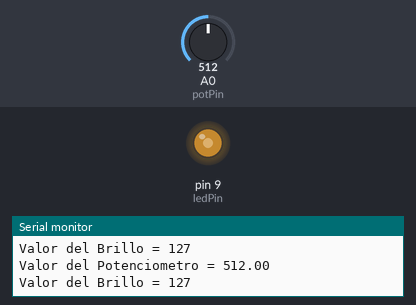
The sketch below on a simulated Arduino Uno, built with avr-gcc and run on an emulated ATmega328P. Shown: output pins drawn as LEDs (lit = HIGH), the last lines printed to the serial monitor. The inputs (shaded band) are chosen by the test bench; at power-on: A0 (potPin) = 512.

Above: at 1.2 s.
1.3 s: A0 (potPin) set to 415
At 2.3 s:
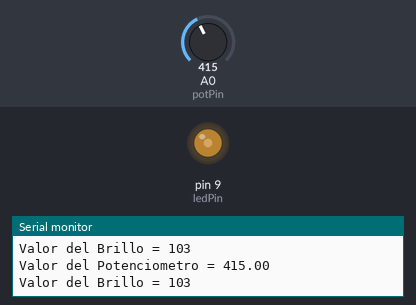
4.3 s: A0 (potPin) set to 388
At 5.8 s:
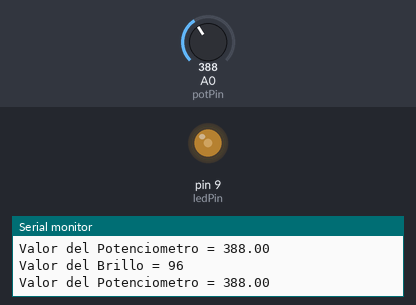
7.3 s: A0 (potPin) set to 122
At 8.1 s:
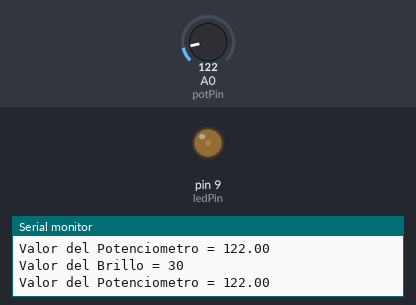
8.8 s: A0 (potPin) set to 0
At 9.9 s:
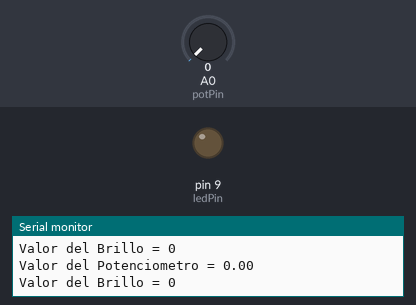
10.4 s: A0 (potPin) set to 91
At 11.5 s:
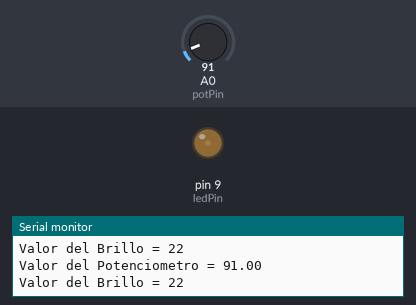
11.9 s: A0 (potPin) set to 108
At 13.2 s:
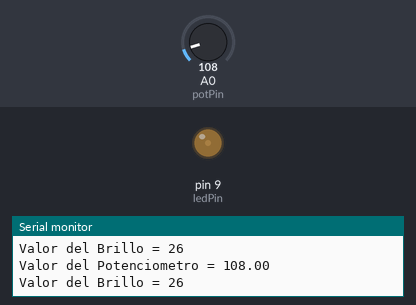
Timing chart, 0 to 14.9 s (numbered marks = the images above; inputs shaded):
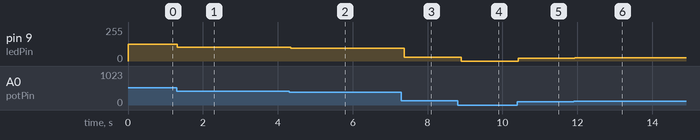

The sketch:

13_Led_brillo_potenciometro.ino
```cpp
// Brillo de un LED con Potenciómetro

// Se controla el brillo de un LED (conectado a un pin digital PWM) mediante la señal analógica de un potenciómetro y se muestra en el monitor serial

int ledPin = 9;   // Pin digital PWM conectado al LED
int potPin = A0;  // Pin analógico conectado al potenciómetro
float potValor = 0; // Variable para almacenar el valor analógico del potenciómetro

void setup() {
  pinMode(ledPin, OUTPUT);  // Configurar el pin del LED como salida
  Serial.begin(9600); // Iniciar la comunicación serial para ver los datos en el monitor serial
}

void loop() {
  potValor = analogRead(potPin);  // Leer el valor analógico del potenciómetro (rango: 0-1023)
  // La función map() es utilizada para ajustar el rango de entrada al rango de salida deseado.
  int brillo = map(potValor, 0, 1023, 0, 255);  // Mapear el valor del potenciómetro (0-1023) al rango de brillo del LED (0-255)
  analogWrite(ledPin, brillo);  // Aplicar el brillo calculado al LED

  Serial.print("Valor del Potenciometro = "); // Imprimir un mensaje indicando que se está mostrando el valor del potenciómetro
  Serial.println(potValor); // Imprimir el valor analógico del potenciómetro, seguido de un salto de línea
  Serial.print("Valor del Brillo = "); // Imprimir un mensaje indicando que se está mostrando la intensidad de brillo del LED
  Serial.println(brillo);  // Imprimir el valor analógico del brillo, seguido de un salto de línea

  delay(100); // Pequeña pausa para evitar lecturas demasiado rápidas
}
```

Measured:
- after the input at 1.3 s, pin 9 (ledPin): 127/255 → 103/255 at once
- after the input at 4.3 s, pin 9 (ledPin): 103/255 → 96/255 after 0.05 s
- after the input at 7.3 s, pin 9 (ledPin): 96/255 → 30/255 after 0.08 s
- after the input at 8.8 s, pin 9 (ledPin): 30/255 → 0/255 after 0.10 s
- after the input at 10.4 s, pin 9 (ledPin): 0/255 → 22/255 at once
- after the input at 11.9 s, pin 9 (ledPin): 22/255 → 26/255 at once
